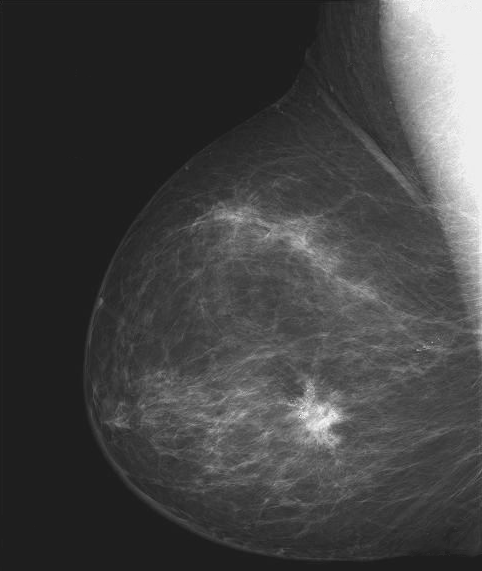
%> input picture PIB/Demos/Demo5 - Intensity transformations 2/xray.tif, 482 x 571 px
$ octave --eval "image_negative;"   (GNU Octave 9; MATLAB toolbox functions it lacks are replaced by stand-ins)
%> lines starting %> are read from the running program, lines starting %| are printed output that depends on the picture
%
% ISEL - Instituto Superior de Engenharia de Lisboa.
%
% MEIC - Mestrado em Engenharia Informatica e de Computadores.
% MEIM - Mestrado em Engenharia Inform醫ica e Multim閐ia.
%
% PIB - Processamento de Imagem e Biometria.
%
% image_negative.m
% Fun玢o que ilustra a aplica玢o de opera珲es sobre imagens com n韛eis de cinzento.
% Processamento espacial.
% An醠ise de imagens e do seu negativo.
%
function image_negative()

% Fechar todas as janelas de figuras.
close all;

% Limpar a consola.
clc

% Ler a imagem a partir do ficheiro.
I = imread('xray.tif');
%> I is the input picture: size 571x482 uint8; min 21, max 255, mean 66.7
In = 255 - I;
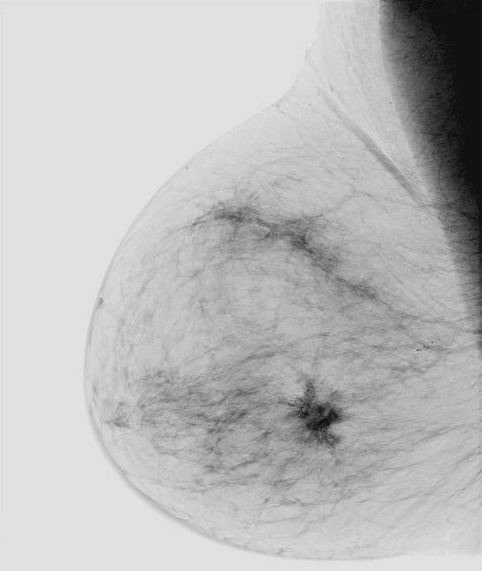
%> In: size 571x482 uint8; min 0, max 234, mean 188.3
%> `image_negative;`:
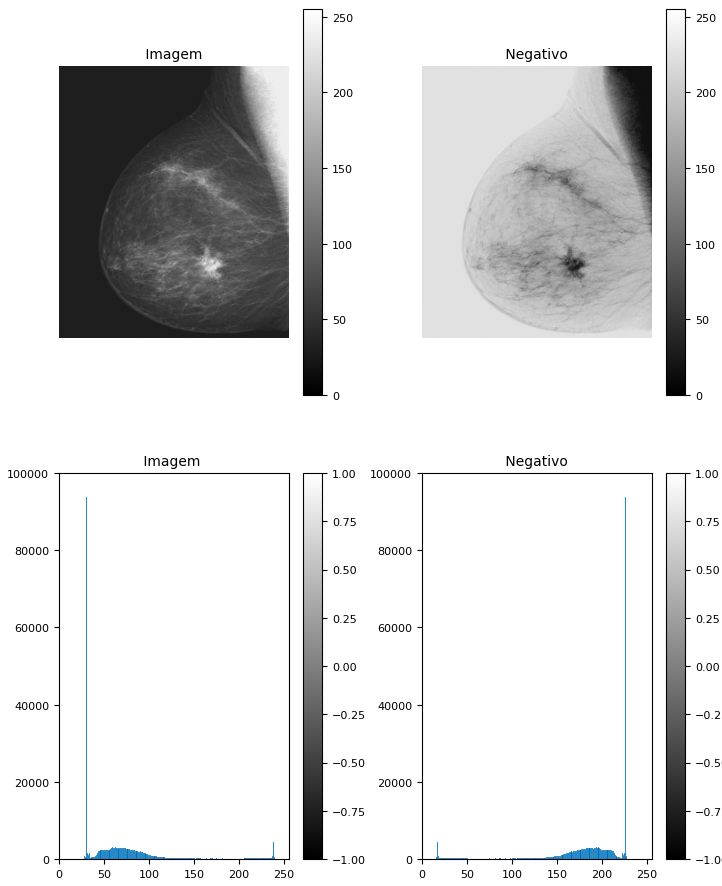
%> figure redrawn from the program's plot data, 4 panels
imwrite(In, 'xray_neg.tif');

figure(1); set(gcf,'Name', 'Imagem e seu negativo');
subplot(221); imshow(I);  colorbar; title(' Imagem ' ); colormap('gray');
subplot(222); imshow(In); colorbar; title(' Negativo ' ); colormap('gray');

subplot(223); imhist(I);  colorbar; title(' Imagem  ' ); colormap('gray');
subplot(224); imhist(In); colorbar; title(' Negativo ' ); colormap('gray');
impixelinfo;
end
